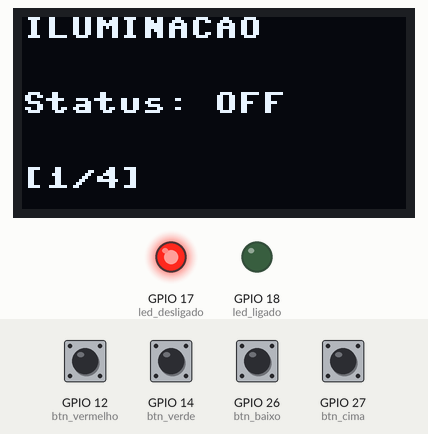
A program run on a simulated ESP32 board running MicroPython. Shown: 128×64 one-colour display, output pins drawn as LEDs (lit = HIGH). Wiring (from the project's diagram.json): red button on GPIO 12, green button on GPIO 14, red LED on GPIO 17, green LED on GPIO 18, button on GPIO 26, button on GPIO 27. The test bench sets the inputs (shaded band); at power-on: GPIO 12 (btn_vermelho), GPIO 14 (btn_verde), GPIO 26 (btn_baixo), GPIO 27 (btn_cima) HIGH. Library files of the repository ran but are not shown: ssd1306.py; what the program prints to the serial console is not drawn.

Above: at 1.2 s.
1.3 s: GPIO 14 (btn_verde) pulled LOW for 0.15 s
At 1.9 s:
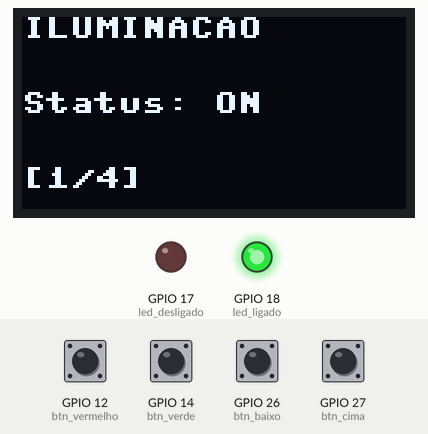
2.9 s: GPIO 26 (btn_baixo) pulled LOW for 0.15 s
At 3.7 s:
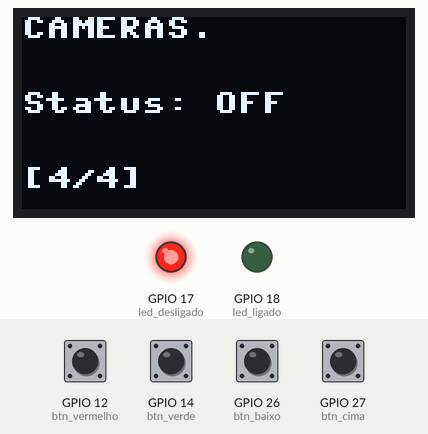
4.5 s: GPIO 14 (btn_verde) pulled LOW for 1 s
At 5.5 s:
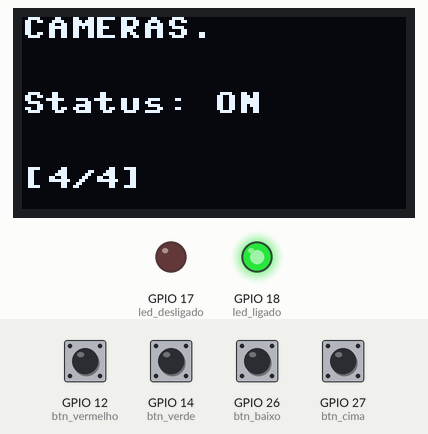
7.0 s: GPIO 27 (btn_cima) pulled LOW for 0.15 s
At 7.06 s:
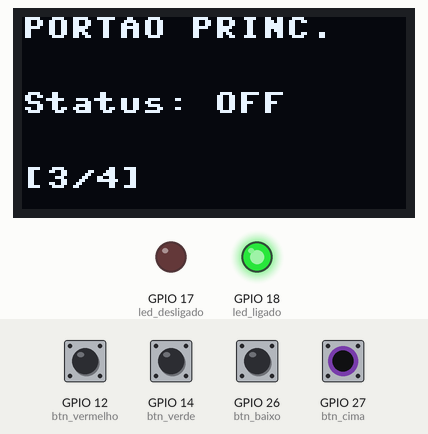
8.6 s: GPIO 12 (btn_vermelho) pulled LOW for 0.15 s
At 9.5 s:
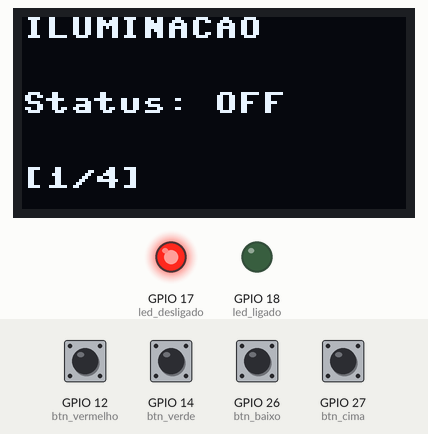
10.2 s: GPIO 26 (btn_baixo) pulled LOW for 1 s
At 11.1 s:
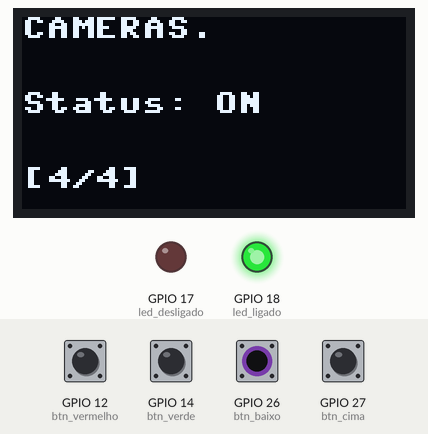
Timing chart, 0 to 13.2 s (numbered marks = the images above; inputs shaded):
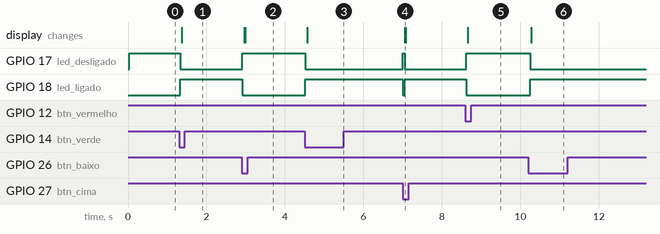

Measured:
- after the input at 1.3 s, GPIO 17 (led_desligado): HIGH → LOW at once; GPIO 18 (led_ligado): LOW → HIGH at once; the display: changes after 0.07 s (image 1)
- after the input at 2.9 s, GPIO 17 (led_desligado): LOW → HIGH at once; GPIO 18 (led_ligado): HIGH → LOW at once; the display: first changes after 0.06 s (image 2 shows a later state)
- after the input at 4.5 s, GPIO 17 (led_desligado): HIGH → LOW at once; GPIO 18 (led_ligado): LOW → HIGH at once; the display: changes after 0.07 s (image 3)
- after the input at 7.0 s, GPIO 17 (led_desligado): LOW → HIGH at once, → LOW 0.05 s later; GPIO 18 (led_ligado): HIGH → LOW at once, → HIGH 0.05 s later; the display: changes after 0.06 s (image 4)
- after the input at 8.6 s, GPIO 17 (led_desligado): LOW → HIGH at once; GPIO 18 (led_ligado): HIGH → LOW at once; the display: changes after 0.06 s (image 5)
- after the input at 10.2 s, GPIO 17 (led_desligado): HIGH → LOW after 0.05 s; GPIO 18 (led_ligado): LOW → HIGH after 0.05 s; the display: first differs from a run without the input after 0.08 s (image 6)

The program:

main.py
```python
import machine
import time
import ssd1306

# Botões de controle
btn_vermelho = machine.Pin(12, machine.Pin.IN, machine.Pin.PULL_UP)
btn_verde = machine.Pin(14, machine.Pin.IN, machine.Pin.PULL_UP)

# Botões de navegação
btn_cima = machine.Pin(27, machine.Pin.IN, machine.Pin.PULL_UP)
btn_baixo = machine.Pin(26, machine.Pin.IN, machine.Pin.PULL_UP)

# LED
led_desligado = machine.Pin(17, machine.Pin.OUT)
led_ligado = machine.Pin(18, machine.Pin.OUT)

# Tela
largura = 128
altura = 64
i2c = machine.I2C(0, scl=machine.Pin(22), sda=machine.Pin(21))
tela = ssd1306.SSD1306_I2C(largura, altura, i2c)

qual_tela = 1
status_iluminacao = "OFF"
status_ar_condicionado = "OFF"
status_portao_principal = "OFF"
status_cameras = "OFF"

while True:

    if btn_cima.value() == 0 and qual_tela >= 2:
        qual_tela -= 1
        print("Botão Cima OK")

    if btn_baixo.value() == 0 and qual_tela <= 3:
        qual_tela += 1
        print("Botão Baixo OK")

    print(qual_tela)

    if qual_tela == 1:

        if btn_vermelho.value() == 0:
            status_iluminacao = "OFF"
            print("Botão Vermelho OK")

        if btn_verde.value() == 0:
            status_iluminacao = "ON"
            print("Botão Verde OK")

        tela.fill(0)
        tela.text("ILUMINACAO", 0, 0)
        # tela.text("Status:", 0, 25)
        if status_iluminacao == "OFF":

             tela.text("Status: OFF", 0, 25)
             led_desligado.value(1)
             led_ligado.value(0)
        elif status_iluminacao == "ON":
            tela.text("Status: ON", 0, 25)
            led_desligado.value(0)
            led_ligado.value(1)
        tela.text("[1/4]", 0, 50)
        tela.show()
    elif qual_tela == 2:

        if btn_vermelho.value() == 0:
            status_ar_condicionado = "OFF"
            print("Botão Vermelho OK")

        if btn_verde.value() == 0:
            status_ar_condicionado = "ON"
            print("Botão Verde OK")

        tela.fill(0)
        tela.text("AR-CONDICIONADO", 0, 0)
        #tela.text("Status:", 0, 25)
        if status_ar_condicionado == "OFF":
             tela.text("Status: OFF", 0, 25)
             led_desligado.value(1)
             led_ligado.value(0)
        elif status_ar_condicionado == "ON":
            tela.text("Status: ON", 0, 25)
            led_desligado.value(0)
            led_ligado.value(1)
        tela.text("[2/4]", 0, 50)
        tela.show()
    elif qual_tela == 3:

        if btn_vermelho.value() == 0:
            status_portao_principal = "OFF"
            print("Botão Vermelho OK")

        if btn_verde.value() == 0:
            status_portao_principal = "ON"
            print("Botão Verde OK")

        tela.fill(0)
        tela.text("PORTAO PRINC.", 0, 0)
        # tela.text("Status:", 0, 25)
        if status_portao_principal == "OFF":
             tela.text("Status: OFF", 0, 25)
             led_desligado.value(1)
             led_ligado.value(0)
        elif status_portao_principal == "ON":
            tela.text("Status: ON", 0, 25)
            led_desligado.value(0)
            led_ligado.value(1)
        tela.text("[3/4]", 0, 50)
        tela.show()
    elif qual_tela == 4:

        if btn_vermelho.value() == 0:
            status_cameras = "OFF"
            print("Botão Vermelho OK")

        if btn_verde.value() == 0:
            status_cameras = "ON"
            print("Botão Verde OK")

        tela.fill(0)
        tela.text("CAMERAS.", 0, 0)
       # tela.text("Status:", 0, 25)
        if status_cameras == "OFF":
             tela.text("Status: OFF", 0, 25)
             led_desligado.value(1)
             led_ligado.value(0)
        elif status_cameras == "ON":
            tela.text("Status: ON", 0, 25)
            led_desligado.value(0)
            led_ligado.value(1)
        tela.text("[4/4]", 0, 50)
        tela.show()
```
